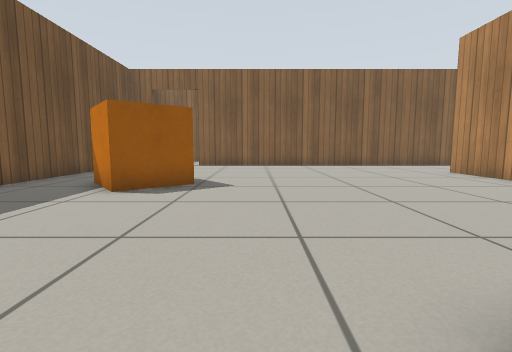
View 1 (above)

21 first-person views from a walk through a robot-simulator world made for Gazebo. The camera is 0.5 m above the floor, tilts 6° down and sees 85° across. The floor is counted in squares, 0.5 m on a side. Each view is taken from the middle of a square. On the plan, view 1 faces up. The plan holds only what a view shows up to about 11 squares ahead; the rest is blank. Gazebo's built-in surfaces are drawn with simple patterns.

View 2
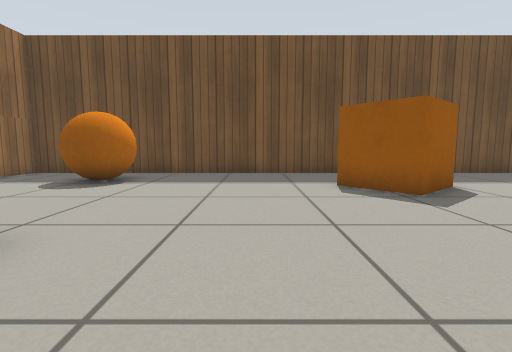

View 3
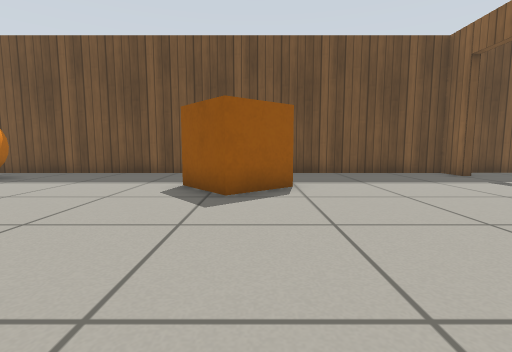

View 4
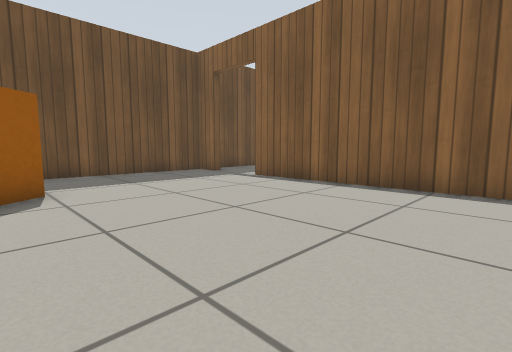

View 5
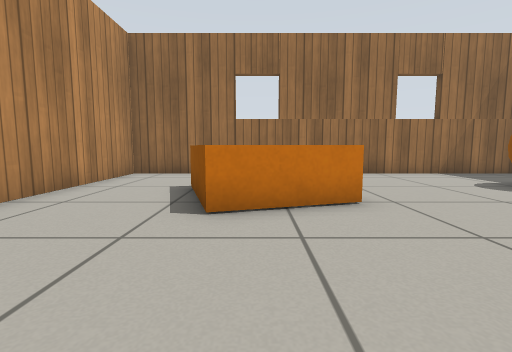

View 6
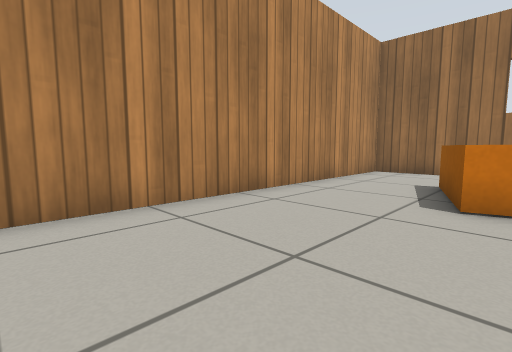

View 7
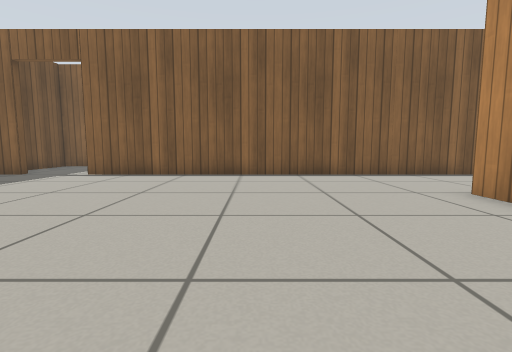

View 8
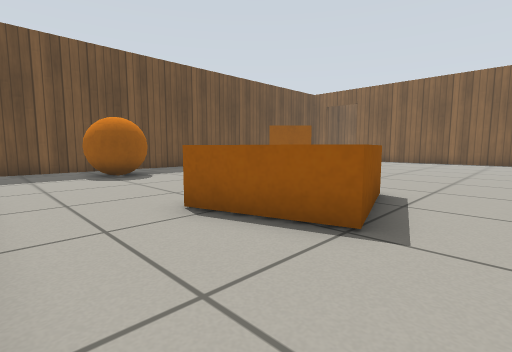

View 9
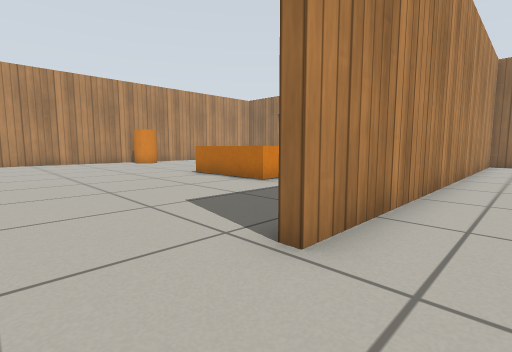

View 10
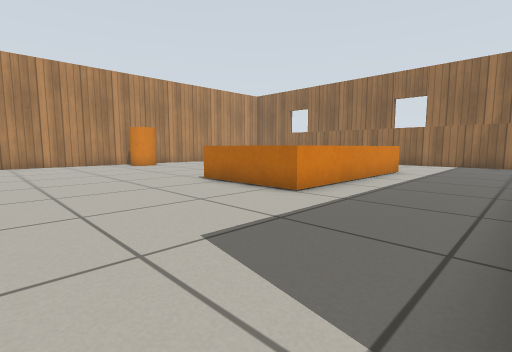

View 11
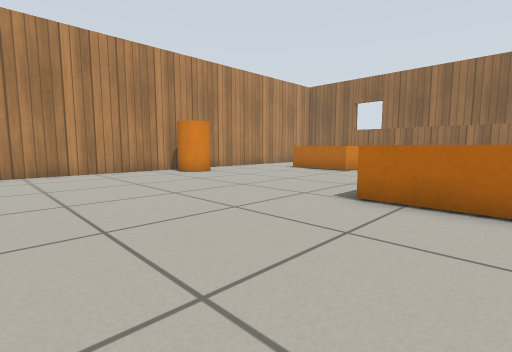

View 12
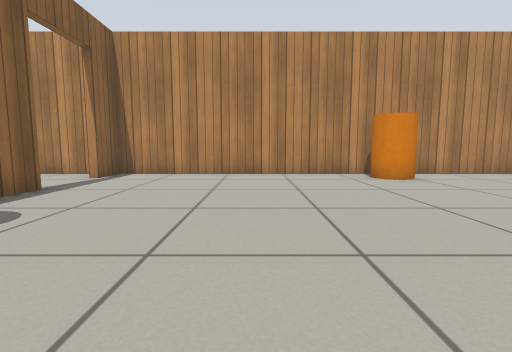

View 13
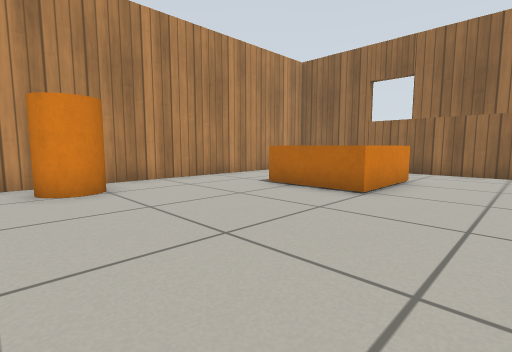

View 14
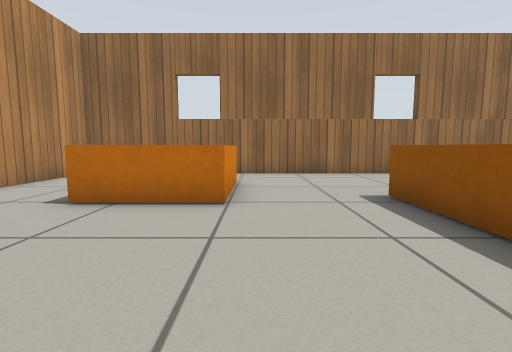

View 15
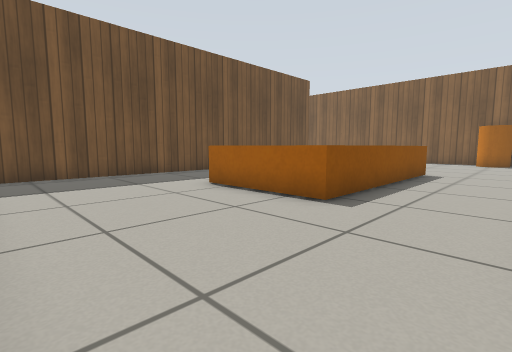

View 16
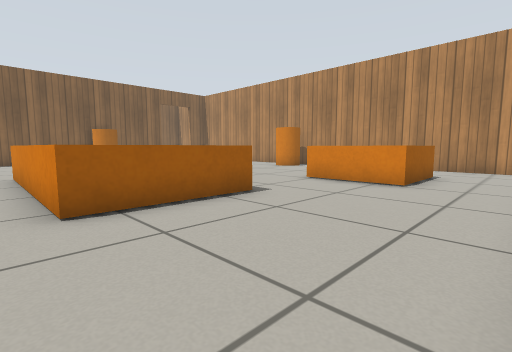

View 17
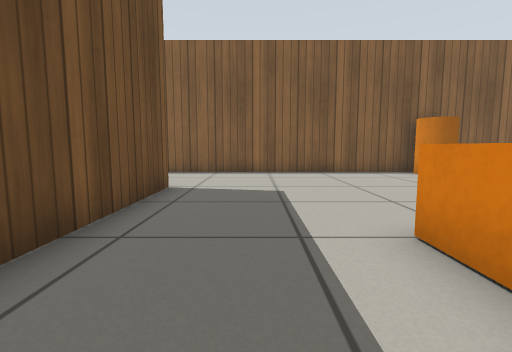

View 18
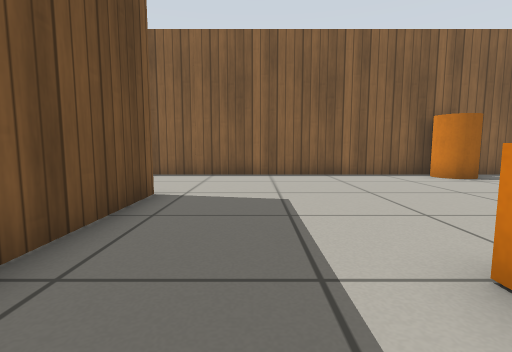

View 19
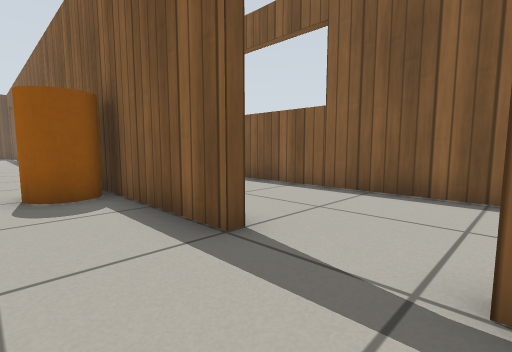

View 20
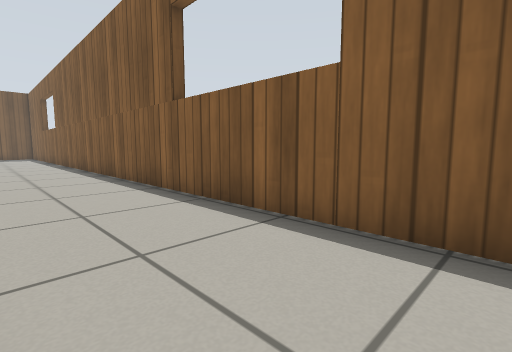

View 21
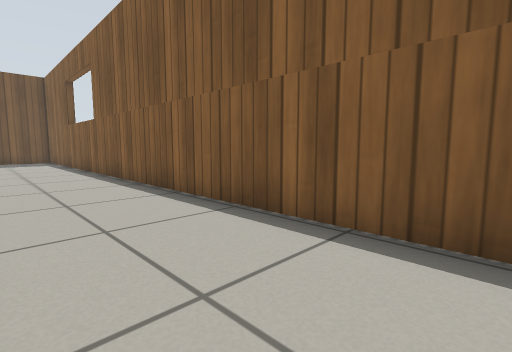

### Floor plan
Points are (right, up) in squares from view 1. A wall is a line through its corners. A room is listed if a view was taken in it or the views show most of it. See-through windows are left out.
Room 1 (views 1, 2, 3, 4, 5, 6, 7, 8, 9, 10)
walls: (-5.4, 15) (-6.6, 15) (-6.6, -4.4) (7.5, -4.4) (7.5, 10.9); (8.6, 15) (-3.1, 15)
ways out: opening at (8, 12.5) to room 2; open door at (-4, 15) to room 3
objects: orange ball (-5, -1) to (-3, 0); orange box (-4, 6) to (-2, 9); orange box (1, -1) to (4, 2)
Room 2 (views 11, 12, 13, 14, 15, 16, 17, 18, 19)
walls: (7.9, 1.9) (7.9, -3.6); (7.9, 10.9) (7.9, 6.3); (20.5, 15) (8.6, 15); (8.5, -4.4) (24.2, -4.4) (24.2, 15) (22.9, 15)
ways out: opening at (8, 12.5) to room 1; open door at (22, 15) to room 3
objects: orange box (12, 1) to (15, 7); orange cylinder (16, 14) to (17, 14); orange box (19, -1) to (21, 1); orange cylinder (23, 5) to (23, 6)
Room 3 (views 20, 21)
walls: (-6.6, 17.9) (-6.6, 16.3); (22.8, 19.2) (1.4, 19.2); (24.2, 16.1) (24.2, 18)
ways out: open door at (-4, 15) to room 1; open door at (22, 15) to room 2

Positions as (right, up) in squares from view 1, and headings:
1: (0, 0), facing up
2: (4, 4), facing left
3: (4, 8), facing left
4: (4, 8), facing up-left
5: (3, 6), facing down
6: (3, 7), facing down-right
7: (3, 5), facing up
8: (6, -4), facing up-left
9: (6, 13), facing down-right
10: (8, 12), facing down-right
11: (13, 12), facing down-right
12: (14, 10), facing right
13: (16, 7), facing down-right
14: (18, 6), facing down
15: (18, -4), facing up-left
16: (11, -4), facing up-right
17: (10, 4), facing up
18: (10, 5), facing up
19: (23, 13), facing up-left
20: (21, 16), facing up-left
21: (14, 16), facing up-left
